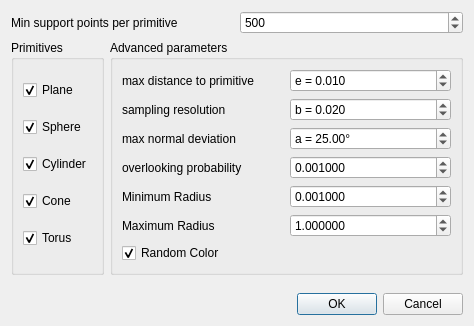
<?xml version="1.0" encoding="UTF-8"?>
<ui version="4.0">
 <class>RansacSDDialog</class>
 <widget class="QDialog" name="RansacSDDialog">
  <property name="geometry">
   <rect>
    <x>0</x>
    <y>0</y>
    <width>474</width>
    <height>326</height>
   </rect>
  </property>
  <property name="windowTitle">
   <string>Ransac Shape Detection</string>
  </property>
  <property name="windowIcon">
   <iconset resource="qRANSAC_SD.qrc">
    <normaloff>:/CC/plugin/qRANSAC_SD/qRANSAC_SD.png</normaloff>:/CC/plugin/qRANSAC_SD/qRANSAC_SD.png</iconset>
  </property>
  <layout class="QFormLayout" name="formLayout">
   <item row="0" column="0" colspan="2">
    <layout class="QHBoxLayout" name="horizontalLayout_3">
     <item>
      <widget class="QLabel" name="label">
       <property name="text">
        <string>Min support points per primitive</string>
       </property>
      </widget>
     </item>
     <item>
      <widget class="QSpinBox" name="supportPointsSpinBox">
       <property name="toolTip">
        <string>This is the minimal number of points required for a primitive</string>
       </property>
       <property name="statusTip">
        <string>This is the minimal number of points required for a primitive</string>
       </property>
       <property name="whatsThis">
        <string>This is the minimal number of points required for a primitive</string>
       </property>
       <property name="minimum">
        <number>10</number>
       </property>
       <property name="maximum">
        <number>1000000000</number>
       </property>
       <property name="singleStep">
        <number>100</number>
       </property>
       <property name="value">
        <number>500</number>
       </property>
      </widget>
     </item>
    </layout>
   </item>
   <item row="1" column="0">
    <widget class="QGroupBox" name="groupBox_2">
     <property name="title">
      <string>Primitives</string>
     </property>
     <layout class="QVBoxLayout" name="verticalLayout_2">
      <item>
       <widget class="QCheckBox" name="planeCheckBox">
        <property name="text">
         <string>Plane</string>
        </property>
        <property name="checked">
         <bool>true</bool>
        </property>
       </widget>
      </item>
      <item>
       <widget class="QCheckBox" name="sphereCheckBox">
        <property name="text">
         <string>Sphere</string>
        </property>
        <property name="checked">
         <bool>true</bool>
        </property>
       </widget>
      </item>
      <item>
       <widget class="QCheckBox" name="cylinderCheckBox">
        <property name="text">
         <string>Cylinder</string>
        </property>
        <property name="checked">
         <bool>true</bool>
        </property>
       </widget>
      </item>
      <item>
       <widget class="QCheckBox" name="coneCheckBox">
        <property name="text">
         <string>Cone</string>
        </property>
        <property name="checked">
         <bool>true</bool>
        </property>
       </widget>
      </item>
      <item>
       <widget class="QCheckBox" name="torusCheckBox">
        <property name="text">
         <string>Torus</string>
        </property>
        <property name="checked">
         <bool>true</bool>
        </property>
       </widget>
      </item>
     </layout>
    </widget>
   </item>
   <item row="1" column="1">
    <widget class="QGroupBox" name="groupBox">
     <property name="title">
      <string>Advanced parameters</string>
     </property>
     <layout class="QVBoxLayout" name="verticalLayout">
      <item>
       <layout class="QHBoxLayout" name="horizontalLayout">
        <item>
         <widget class="QLabel" name="label_2">
          <property name="text">
           <string>max distance to primitive</string>
          </property>
         </widget>
        </item>
        <item>
         <widget class="QDoubleSpinBox" name="epsilonDoubleSpinBox">
          <property name="toolTip">
           <string>Maximum distance of samples to the ideal shape</string>
          </property>
          <property name="prefix">
           <string notr="true">e = </string>
          </property>
          <property name="decimals">
           <number>3</number>
          </property>
          <property name="maximum">
           <double>1000000000.000000000000000</double>
          </property>
          <property name="singleStep">
           <double>0.010000000000000</double>
          </property>
          <property name="value">
           <double>0.010000000000000</double>
          </property>
         </widget>
        </item>
       </layout>
      </item>
      <item>
       <layout class="QHBoxLayout" name="horizontalLayout_2">
        <item>
         <widget class="QLabel" name="label_3">
          <property name="text">
           <string>sampling resolution</string>
          </property>
         </widget>
        </item>
        <item>
         <widget class="QDoubleSpinBox" name="bitmapEpsilonDoubleSpinBox">
          <property name="toolTip">
           <string>Should correspond to the distance between neighboring points in the data</string>
          </property>
          <property name="prefix">
           <string notr="true">b = </string>
          </property>
          <property name="decimals">
           <number>3</number>
          </property>
          <property name="maximum">
           <double>1000000000.000000000000000</double>
          </property>
          <property name="singleStep">
           <double>0.010000000000000</double>
          </property>
          <property name="value">
           <double>0.020000000000000</double>
          </property>
         </widget>
        </item>
       </layout>
      </item>
      <item>
       <layout class="QHBoxLayout" name="horizontalLayout_4">
        <item>
         <widget class="QLabel" name="label_4">
          <property name="text">
           <string>max normal deviation</string>
          </property>
         </widget>
        </item>
        <item>
         <widget class="QDoubleSpinBox" name="maxNormDevAngleSpinBox">
          <property name="toolTip">
           <string>Maximum deviation from the ideal shape normal vector (in degrees)</string>
          </property>
          <property name="prefix">
           <string notr="true">a = </string>
          </property>
          <property name="suffix">
           <string notr="true">°</string>
          </property>
          <property name="maximum">
           <double>90.000000000000000</double>
          </property>
          <property name="singleStep">
           <double>1.000000000000000</double>
          </property>
          <property name="value">
           <double>25.000000000000000</double>
          </property>
         </widget>
        </item>
       </layout>
      </item>
      <item>
       <layout class="QHBoxLayout" name="horizontalLayout_5">
        <item>
         <widget class="QLabel" name="label_5">
          <property name="text">
           <string>overlooking probability</string>
          </property>
         </widget>
        </item>
        <item>
         <widget class="QDoubleSpinBox" name="probaDoubleSpinBox">
          <property name="toolTip">
           <string>Probability that no better candidate was overlooked during sampling (the lower the better!)</string>
          </property>
          <property name="decimals">
           <number>6</number>
          </property>
          <property name="maximum">
           <double>1.000000000000000</double>
          </property>
          <property name="singleStep">
           <double>0.001000000000000</double>
          </property>
          <property name="value">
           <double>0.001000000000000</double>
          </property>
         </widget>
        </item>
       </layout>
      </item>
      <item>
       <layout class="QHBoxLayout" name="horizontalLayout_6">
        <item>
         <widget class="QLabel" name="label_8">
          <property name="text">
           <string>Minimum Radius</string>
          </property>
         </widget>
        </item>
        <item>
         <widget class="QDoubleSpinBox" name="minRadiusSpinBox">
          <property name="decimals">
           <number>6</number>
          </property>
          <property name="minimum">
           <double>0.000001000000000</double>
          </property>
          <property name="maximum">
           <double>100000.000000000000000</double>
          </property>
          <property name="singleStep">
           <double>0.010000000000000</double>
          </property>
          <property name="value">
           <double>0.001000000000000</double>
          </property>
         </widget>
        </item>
       </layout>
      </item>
      <item>
       <layout class="QHBoxLayout" name="horizontalLayout_7">
        <item>
         <widget class="QLabel" name="label_9">
          <property name="text">
           <string>Maximum Radius</string>
          </property>
         </widget>
        </item>
        <item>
         <widget class="QDoubleSpinBox" name="maxRadiusSpinBox">
          <property name="decimals">
           <number>6</number>
          </property>
          <property name="minimum">
           <double>0.001000000000000</double>
          </property>
          <property name="maximum">
           <double>10000000.000000000000000</double>
          </property>
          <property name="singleStep">
           <double>0.010000000000000</double>
          </property>
          <property name="value">
           <double>1.000000000000000</double>
          </property>
         </widget>
        </item>
       </layout>
      </item>
      <item>
       <widget class="QCheckBox" name="randomColorCheckBox">
        <property name="text">
         <string>Random Color</string>
        </property>
        <property name="checked">
         <bool>true</bool>
        </property>
       </widget>
      </item>
     </layout>
    </widget>
   </item>
   <item row="2" column="1">
    <spacer name="verticalSpacer">
     <property name="orientation">
      <enum>Qt::Vertical</enum>
     </property>
     <property name="sizeHint" stdset="0">
      <size>
       <width>20</width>
       <height>40</height>
      </size>
     </property>
    </spacer>
   </item>
   <item row="3" column="1">
    <widget class="QDialogButtonBox" name="buttonBox">
     <property name="orientation">
      <enum>Qt::Horizontal</enum>
     </property>
     <property name="standardButtons">
      <set>QDialogButtonBox::Cancel|QDialogButtonBox::Ok</set>
     </property>
    </widget>
   </item>
  </layout>
 </widget>
 <resources>
  <include location="qRANSAC_SD.qrc"/>
 </resources>
 <connections>
  <connection>
   <sender>buttonBox</sender>
   <signal>accepted()</signal>
   <receiver>RansacSDDialog</receiver>
   <slot>accept()</slot>
   <hints>
    <hint type="sourcelabel">
     <x>248</x>
     <y>254</y>
    </hint>
    <hint type="destinationlabel">
     <x>157</x>
     <y>274</y>
    </hint>
   </hints>
  </connection>
  <connection>
   <sender>buttonBox</sender>
   <signal>rejected()</signal>
   <receiver>RansacSDDialog</receiver>
   <slot>reject()</slot>
   <hints>
    <hint type="sourcelabel">
     <x>316</x>
     <y>260</y>
    </hint>
    <hint type="destinationlabel">
     <x>286</x>
     <y>274</y>
    </hint>
   </hints>
  </connection>
 </connections>
</ui>
